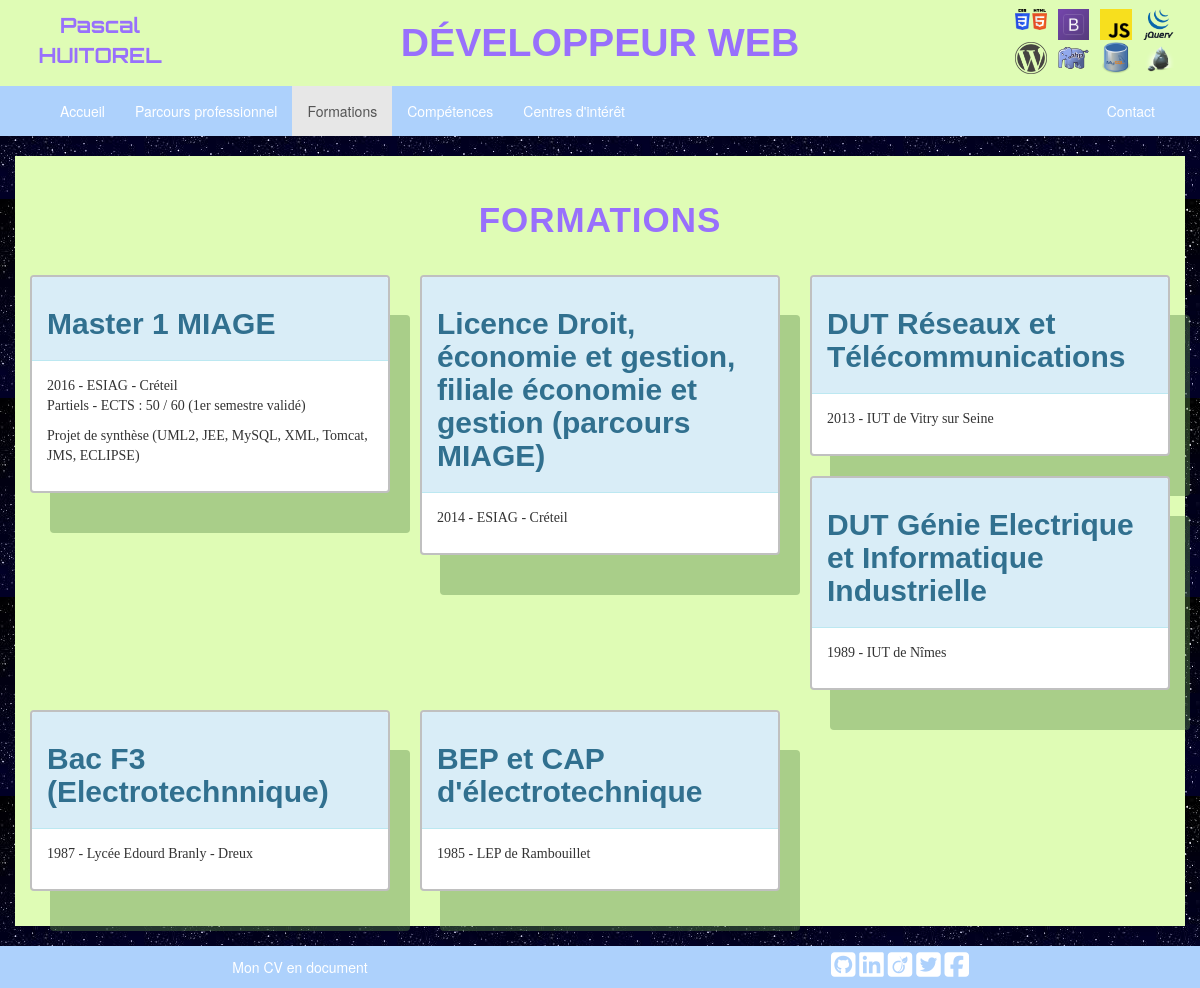
The page /formations.php on the database its author committed.
### tables this page shows
CREATE TABLE IF NOT EXISTS `t_logos` (
  `id` int(3) NOT NULL AUTO_INCREMENT,
  `src` varchar(50) NOT NULL,
  `alt` varchar(50) NOT NULL,
  `id_utilisateur` int(3) NOT NULL,
  PRIMARY KEY (`id`)
);

CREATE TABLE IF NOT EXISTS `t_formations` (
  `id` int(3) NOT NULL AUTO_INCREMENT,
  `f_titre` varchar(100) DEFAULT NULL,
  `f_soustitre` varchar(100) DEFAULT NULL,
  `f_dates` varchar(50) DEFAULT NULL,
  `f_description` text,
  `id_utilisateur` int(3) DEFAULT NULL,
  PRIMARY KEY (`id`)
);

CREATE TABLE IF NOT EXISTS `t_reseaux` (
  `id` int(3) NOT NULL AUTO_INCREMENT,
  `nom` varchar(50) NOT NULL,
  `logo` varchar(50) NOT NULL,
  `lien` varchar(255) NOT NULL,
  `id_utilisateur` int(3) NOT NULL,
  PRIMARY KEY (`id`)
);

### inc/init.inc.php (called while the page is built, shortened)
<?php
$pdoCV = new PDO("mysql:host=".HOST.";dbname=".BDD, USER , PASSWORD, array(
    PDO::ATTR_ERRMODE => PDO::ERRMODE_WARNING,
    PDO::MYSQL_ATTR_INIT_COMMAND => 'SET NAMES utf8'));
    if (!isset($_SESSION['logos'])){
        $req = $pdoCV -> query("SELECT src, alt FROM t_logos WHERE id_utilisateur='1'");
        $_SESSION['logos'] = $req -> fetchAll(PDO::FETCH_ASSOC);
    }
    if (!isset($_SESSION['logos_reseaux'])){
        $req = $pdoCV -> query("SELECT * FROM t_reseaux WHERE id_utilisateur='1'");
        $_SESSION['logos_reseaux'] = $req -> fetchAll(PDO::FETCH_ASSOC);
    }

### formations.php (the view, shortened to what this page needs)
<?php require_once('inc/init.inc.php');
if (!isset($_SESSION['formations'])){
    $req = $pdoCV -> query("SELECT * FROM t_formations WHERE id_utilisateur='1' ORDER BY f_dates DESC");
    $_SESSION['formations'] = $req -> fetchAll(PDO::FETCH_ASSOC);
}
$page = "Formations - ";
include('inc/head.inc.php');
?>
<main class="container">
    <h1>Formations</h1>
    <div class="row">
        <?php foreach ($_SESSION['formations'] as $formation) : ?>
            <div class="col-md-4">
                <article class="panel panel-info">
                    <div class="panel-heading">
                        <h2><strong><?= $formation['f_titre'] ?></strong></h2>
                    </div>
                    <div class="panel-body">
                        <p><?= $formation['f_dates'] ?> -
                        <?= $formation['f_soustitre'] ?></p>
                        <p><?= $formation['f_description'] ?></p>
                    </div>
                </article>
            </div>
        <?php endforeach; ?>
    </div>
</main>
<?php include('inc/footer.inc.php'); ?>

### inc/head.inc.php (shortened to what this page needs)
<!DOCTYPE html>
<html lang="fr">
<head>
    <link rel="stylesheet" href="css/reset.css">
    <link rel="stylesheet" href="https://maxcdn.bootstrapcdn.com/bootstrap/3.3.7/css/bootstrap.min.css">
    <link rel="stylesheet" href="css/style.css">
</head>
<body>
    <header class="container-fluid">
        <div class="row">
            <div class="col-md-2" id="portrait">
                <a href="index.php">
                    <p class="text-center"><strong><?= $_SESSION['utilisateur']['prenom'] . ' ' . $_SESSION['utilisateur']['nom'] ?></strong></p>
                </a>
            </div>
            <div class="col-md-8" id="titre">
                <p><strong><?= $_SESSION['titre']['titre_cv']?></strong></p>
            </div>
            <div class="col-md-2">
                <ul id="icones" >
                    <?php foreach ($_SESSION['logos'] as $logo) : ?>
                        <li class="col-xs-3">
                            <img src="img/<?= $logo['src'] ?>"  alt="<?= $logo['alt'] ?>" title="<?= $logo['alt'] ?>">
                        </li>
                    <?php endforeach; ?>
                </ul>
            </div>
        </div>
    </header>
    <nav class="navbar navbar-default">
        <div class="container">
            <div class="collapse navbar-collapse" id="bs-example-navbar-collapse-1">
                <ul class="nav navbar-nav">
                    <li class="<?= ($page=='Développeur web - ')?'active':'' ?>"><a href="index.php">Accueil<span class="sr-only">(current)</span></a></li>
                    <li class="<?= ($page=='Parcours - ')?'active':'' ?>"><a href="parcours.php">Parcours professionnel</a></li>
                    <li class="<?= ($page=='Formations - ')?'active':'' ?>"><a href="formations.php">Formations</a></li>
                    <li class="<?= ($page=='Compétences - ')?'active':'' ?>"><a href="competences.php">Compétences</a></li>
                    <li class="<?= ($page=='Centres d\'intérêt - ')?'active':'' ?>"><a href="interets.php">Centres d'intérêt</a></li>
                </ul>
                <ul class="nav navbar-nav navbar-right">
                    <li class="<?= ($page=='Contact - ')?'active':'' ?>"><a href="contact.php">Contact</a></li>
                </ul>
            </div>
        </div>
    </nav>

### inc/footer.inc.php (shortened to what this page needs)
<footer class="container-fluid">
    <div class="row">
        <div class="col-xs-6 text-center">
            <a href="doc/HUITORELPascalDeveloppeurWebCV.pdf" target="_blank">Mon CV en document</a>
        </div>
        <div class="col-xs-6 text-center" id="logos_reseaux">
            <ul>
                <?php foreach ($_SESSION['logos_reseaux'] as $reseau) : ?>
                    <?php
                    $logo = (substr($reseau['logo'], 0, 3) == "fa-")?
                    "<i class='fa " . $reseau['logo'] . " fa-2x' aria-hidden='true'></i>":
                    "<img width='20' src='img/" . $reseau['logo'] . "' alt=''>";
                    ?>
                    <li><a href="<?= $reseau['lien'] ?>" target="_blank"><?= $logo ?></a></li>
                <?php endforeach; ?>
            </ul>
        </div>
    </div>
</footer>
</body>
</html>

### css/style.css (style rules this page uses)
body { background-image: url("../photos/fond.jpg"); background-repeat: repeat; }
header { background: #DFFCB5; }
#titre p { color: #9870FC; text-transform: uppercase; font-size: 2.8em; font-family: arial; font-weight:bold; text-align: center; margin: 15px 0; }
h1, h2, h3, h4, h5, h6, .panel-heading { font-family: arial; }
h1 { text-transform: uppercase; color: #9870FC; padding: 25px 0; font-size: 2.5em; text-align: center; letter-spacing: 1px; font-weight: bold; }
h1::first-letter { text-transform: uppercase; }
.navbar-default { border: 0; border-radius: 0; background: #ADD1FC; }
.navbar-default .navbar-nav>li>a { color: white; }
main { font-family: Times, "Times New Roman"; background: #DFFCB5; padding-bottom: 15px; }
.shadow, .panel-info, #contact .thumbnail { border: 2px solid silver; box-shadow: 20px 40px 0px rgba(88, 136, 72, 0.4); }
footer { margin-top: 20px; background: #ADD1FC; color: white; }
footer a { text-decoration: none; color: white; }
footer div>a { line-height: 3em; }
#logos_reseaux ul { margin: 5px 0; }
#logos_reseaux li { display: inline-block; }
#portrait a { font-family: 'Orbitron', sans-serif; }
#portrait p { margin: 10px 0; font-size: 1.5em; }
#portrait strong { color: #9870FC; }
#icones { margin: 5% auto; }
#icones li { padding: 0; }
#icones img { width: 75%; margin-bottom: 2px; }

### rows shown on the page
t_logos: src (picture)
t_logos: src (picture)
t_logos: src (picture)
t_logos: src (picture)
t_logos: src+alt (picture)
t_logos: src (picture)
t_logos: src+alt (picture)
t_logos: src+alt (picture)
t_formations: f_titre "Master 1 MIAGE", f_dates "2016", f_soustitre "ESIAG - Créteil Partiels - ECTS : 50 / 60 (1er semestre validé)", f_description "Projet de synthèse (UML2, JEE, MySQL, XML, Tomcat, JMS, ECLIPSE)"
t_formations: f_titre "Licence Droit, économie et gestion, filiale économie et gestion (parcours MIAGE)", f_dates "2014", f_soustitre "ESIAG - Créteil"
t_formations: f_titre "DUT Réseaux et Télécommunications", f_dates "2013", f_soustitre "IUT de Vitry sur Seine"
t_formations: f_titre "DUT Génie Electrique et Informatique Industrielle", f_dates "1989", f_soustitre "IUT de Nîmes"
t_formations: f_titre "Bac F3 (Electrotechnnique)", f_dates "1987", f_soustitre "Lycée Edourd Branly - Dreux"
t_formations: f_titre "BEP et CAP d'électrotechnique", f_dates "1985", f_soustitre "LEP de Rambouillet"

### other values the page prints
$_SESSION['utilisateur']['prenom'] "Pascal"
$_SESSION['utilisateur']['nom'] "HUITOREL"
$_SESSION['titre']['titre_cv'] "DÉVELOPPEUR WEB"
